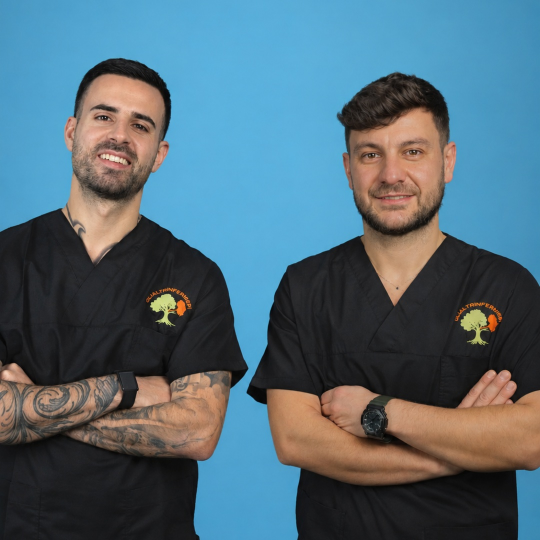
#> input picture presentazione/ig/foto_profilo_glialtrinfermieri.jpg, 1080 x 1080 px (shown at 1/2 size); its folder holds only this picture in this run
$ python matte.py ../ig/foto_profilo_glialtrinfermieri.jpg ../ig/iphone_photo.png
#> lines starting #> are read from the running program, lines starting #| are printed output that depends on the picture
### scripts/faces.py
import cv2, numpy as np, mediapipe as mp
from mediapipe.tasks.python import vision, BaseOptions
_lm = None
# [33 lines left out: functions landmarker, _run, detect, not called in this run]

_seg = None
def person_mask(im, model):
    """Soft-free person mask (hair, skin, clothes, accessories) at full resolution."""
    global _seg
    if _seg is None:
        _seg = vision.ImageSegmenter.create_from_options(vision.ImageSegmenterOptions(
            base_options=BaseOptions(model_asset_path=model), output_category_mask=True))
    h, w = im.shape[:2]
    s = 1000 / max(h, w)
    sm = cv2.resize(im, None, fx=s, fy=s, interpolation=cv2.INTER_AREA)
    r = _seg.segment(mp.Image(image_format=mp.ImageFormat.SRGB,
                              data=np.ascontiguousarray(cv2.cvtColor(sm, cv2.COLOR_BGR2RGB))))
    cm = np.squeeze(r.category_mask.numpy_view())
    cm = cv2.resize(cm, (sm.shape[1], sm.shape[0]), interpolation=cv2.INTER_NEAREST)
    return cv2.resize((cm > 0).astype(np.uint8), (w, h), interpolation=cv2.INTER_NEAREST)

### presentazione/post_versioni/matte.py
"""High-quality cut-out of a subject on a blue studio wall.

usage: matte.py in.jpg out.png
Alpha from the wall's colour signature (B-R relative to the local wall), locked to 1 inside
the person segmentation and 0 far outside, refined with a guided filter, then the edge colours
are decontaminated (blue spill removed) so the cut-out sits cleanly on any background.
"""
import os
import sys

import cv2
import numpy as np

HERE = os.path.dirname(os.path.abspath(__file__))
sys.path.insert(0, os.path.join(HERE, ".."))
import faces  # noqa: E402


def box(x, r):
    return cv2.blur(x, (2 * r + 1, 2 * r + 1))


def guided(I, p, r, eps):
    mI, mp = box(I, r), box(p, r)
    cov = box(I * p, r) - mI * mp
    var = box(I * I, r) - mI * mI
    a = cov / (var + eps)
    b = mp - a * mI
    return box(a, r) * I + box(b, r)


def smooth_fill(img, m, scale=4):
    h, w = m.shape
    ims = cv2.resize(img, (w // scale, h // scale), interpolation=cv2.INTER_AREA)
    ms = cv2.resize(m, (w // scale, h // scale), interpolation=cv2.INTER_AREA)
    res = None
    for s in (100, 40, 15, 6, 2.5):
        num = cv2.GaussianBlur(ims * ms[..., None], (0, 0), s)
        den = cv2.GaussianBlur(ms, (0, 0), s)
        est = num / np.maximum(den[..., None], 1e-6)
        if res is None:
            res = est
        else:
            wgt = np.clip(den * 3, 0, 1)[..., None]
            res = res * (1 - wgt) + est * wgt
    return cv2.resize(res, (w, h), interpolation=cv2.INTER_CUBIC)


def main(src, dst):
#> called with src = '../ig/foto_profilo_glialtrinfermieri.jpg', dst = '../ig/iphone_photo.png'
    im8 = cv2.imread(src)
#> im8 is the input picture: shape (1080, 1080, 3); mean B, G, R 117.8, 105.4, 80.4
    im = im8.astype(np.float32)
    h, w = im.shape[:2]
#> h = 1080; w = 1080
    hsv = cv2.cvtColor(im8, cv2.COLOR_BGR2HSV).astype(np.float32)
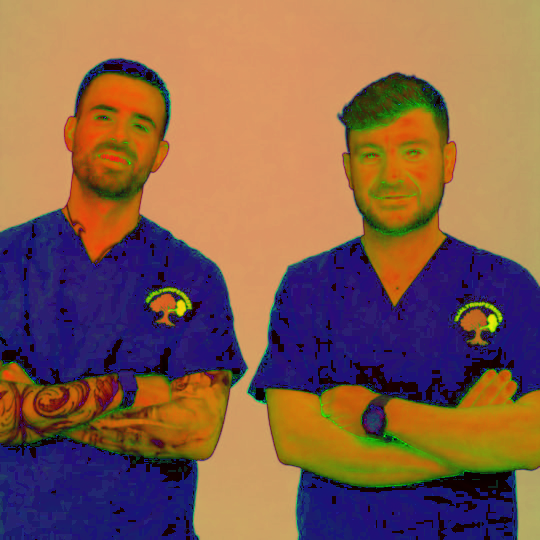
#> hsv: shape (1080, 1080, 3) float32 (shown at 1/2 size); mean B, G, R 78.8, 95.1, 132.6
    H, S, V = hsv[..., 0], hsv[..., 1], hsv[..., 2]
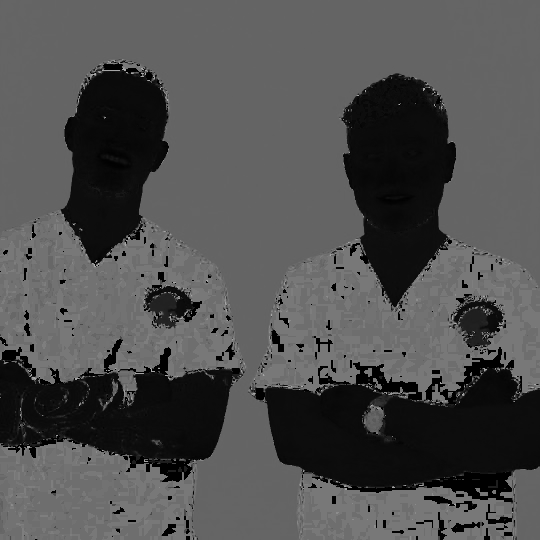
#> H: shape (1080, 1080) float32 (shown at 1/2 size); min 0, max 179, mean 78.7
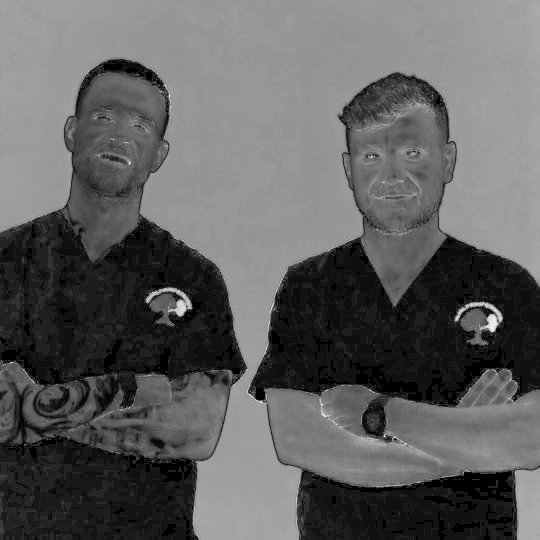
#> S: shape (1080, 1080) float32 (shown at 1/2 size); min 0, max 255, mean 95.1
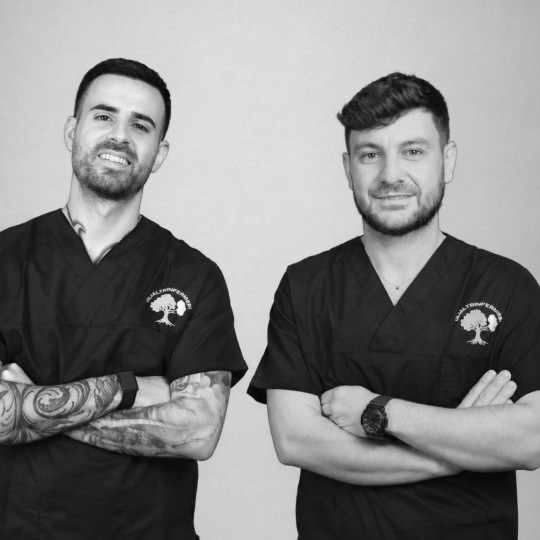
#> V: shape (1080, 1080) float32 (shown at 1/2 size); min 1, max 255, mean 132.4
    br = im[..., 0] - im[..., 2]
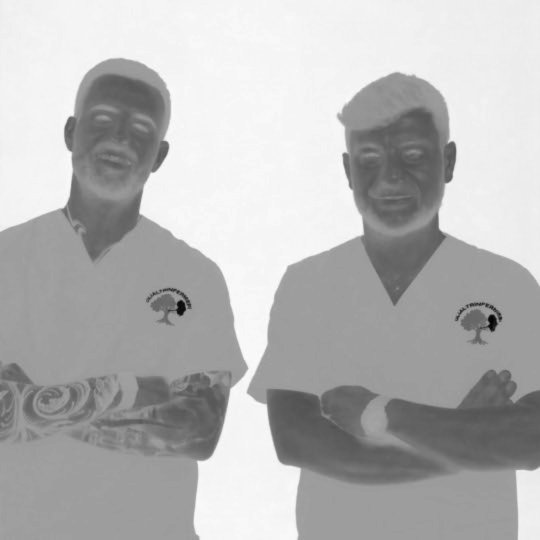
#> br: shape (1080, 1080) float32 (shown at 1/2 size); min -223, max 142, mean 37.3; drawn with min black and max white

    person = faces.person_mask(im8, os.path.join(HERE, "..", "models", "selfie_mc.tflite"))
    sure_bg = (np.abs(H - 100) < 7) & (S > 110) & (br > 60) & (cv2.dilate(person, np.ones((41, 41), np.uint8)) == 0)
    sure_bg = cv2.erode(sure_bg.astype(np.uint8), np.ones((5, 5), np.uint8)).astype(np.float32)
    wall = smooth_fill(im, sure_bg)
    wall_br = np.maximum(wall[..., 0] - wall[..., 2], 20)

    a_bg = np.clip(br / wall_br, 0, 1)
    a_bg = np.clip((a_bg - 0.12) / (0.85 - 0.12), 0, 1)
    # hue must match the wall for a pixel to be (partly) wall
    a_bg *= np.clip(1 - (np.abs(H - 100) - 8) / 8, 0, 1)
    alpha = 1 - a_bg

    core = cv2.erode(person, np.ones((25, 25), np.uint8)) > 0
    far = cv2.dilate(person, np.ones((61, 61), np.uint8)) == 0
    alpha[core] = 1
    alpha[far] = 0
    # drop isolated specks
    n, lab, st, _ = cv2.connectedComponentsWithStats((alpha > 0.5).astype(np.uint8), 8)
    keep = np.zeros((h, w), bool)
    for i in range(1, n):
        if st[i, cv2.CC_STAT_AREA] > 5000:
            keep |= lab == i
    alpha[~cv2.dilate(keep.astype(np.uint8), np.ones((9, 9), np.uint8)).astype(bool)] = 0
    # fill holes inside the subjects (e.g. dark between arms)
    inv = (alpha < 0.5).astype(np.uint8)
    n, lab, st, _ = cv2.connectedComponentsWithStats(inv, 8)
    for i in range(1, n):
        x, y, bw, bh, ar = st[i]
        if ar < 4000 and not (x == 0 or y == 0 or x + bw == w or y + bh == h):
            m = lab == i
            if a_bg[m].mean() < 0.7:          # not a real wall gap
                alpha[m] = 1

    gray = cv2.cvtColor(im8, cv2.COLOR_BGR2GRAY).astype(np.float32) / 255
    alpha = np.clip(guided(gray, alpha.astype(np.float32), 2, 1e-4), 0, 1)
    alpha[core] = 1
    alpha[far] = 0
    alpha = np.where(alpha < 0.02, 0, np.where(alpha > 0.98, 1, alpha))

    # colour decontamination: F = (I - (1-a) B) / a
    a3 = np.maximum(alpha, 0.05)[..., None]
    F = (im - (1 - alpha[..., None]) * wall) / a3
    F = np.clip(F, 0, 255)
    edge = (alpha > 0) & (alpha < 1)
    out = im.copy()
    out[edge] = F[edge]
    # residual blue spill on the edge band: pull B toward max(R,G)
    band = cv2.dilate(edge.astype(np.uint8), np.ones((11, 11), np.uint8)) > 0
    B, G, R = out[..., 0], out[..., 1], out[..., 2]
    lim = np.maximum(R, G) + 8
    out[..., 0] = np.where(band & (B > lim), lim, B)

    # 1px choke so no light wall rim survives
    alpha = np.minimum(alpha, cv2.erode(alpha, np.ones((3, 3), np.uint8)) * 0.5 + alpha * 0.5)
    rgba = np.dstack([np.clip(out, 0, 255).astype(np.uint8), (alpha * 255).astype(np.uint8)])
    cv2.imwrite(dst, rgba)
    print("ok", rgba.shape)


if __name__ == "__main__":
    main(sys.argv[1], sys.argv[2])
#> (the call stopped at in person_mask, `_seg = vision.ImageSegmenter.create_from_options(vision.ImageSegmenter..`: mediapipe is not available in this run)

$ run again, on presentazione/post/slide_03.png
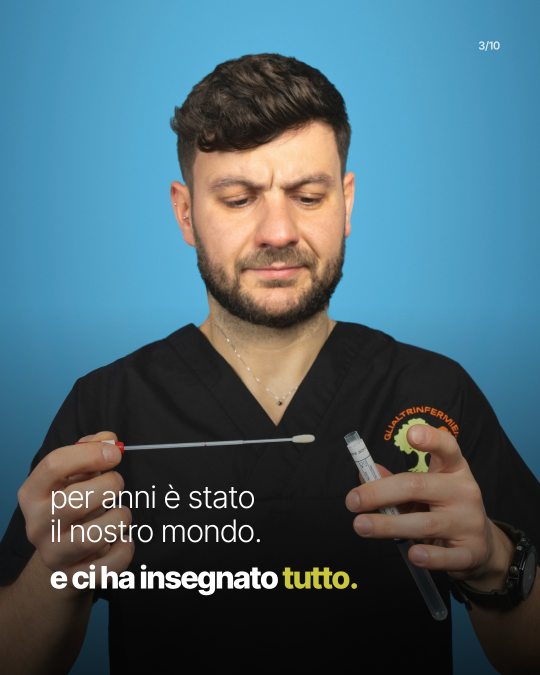
#> input picture presentazione/post/slide_03.png, 1080 x 1350 px (shown at 1/2 size)
#> in main, im8 is the input picture: shape (1350, 1080, 3); mean B, G, R 111, 100.1, 73.3
#> in main, `H, S, V = hsv[..., 0], hsv[..., 1], hsv[..., 2]`:
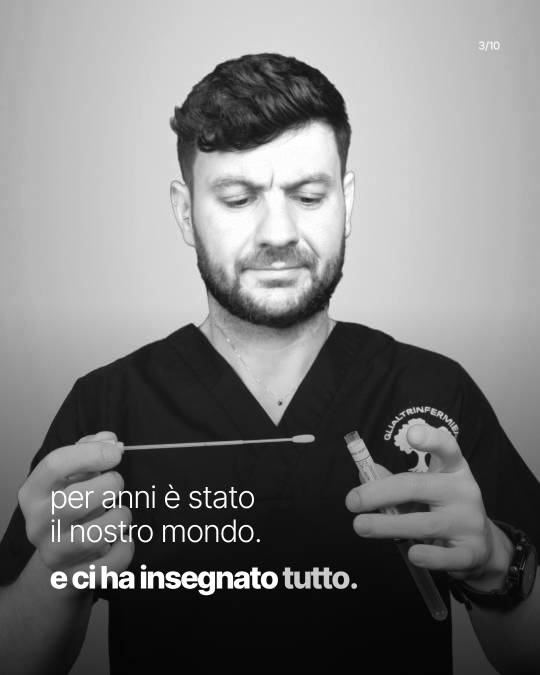
#> V: shape (1350, 1080) float32 (shown at 1/2 size); min 4, max 255, mean 123.1
#> in main, `br = im[..., 0] - im[..., 2]`:
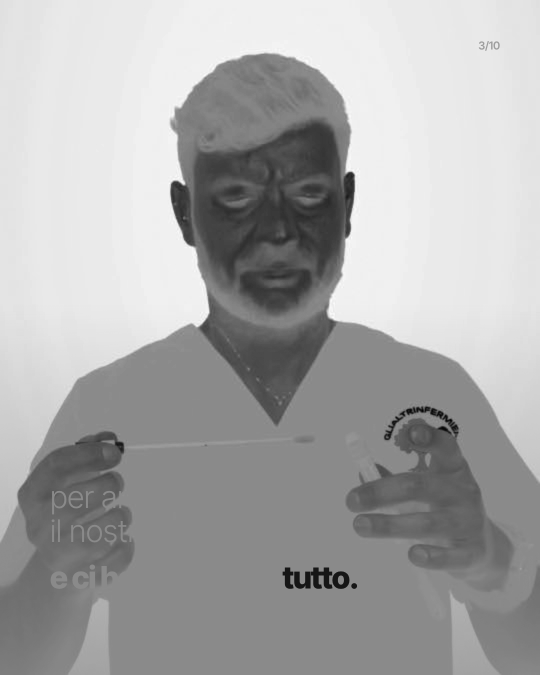
#> br: shape (1350, 1080) float32 (shown at 1/2 size); min -170, max 142, mean 37.7; drawn with min black and max white
